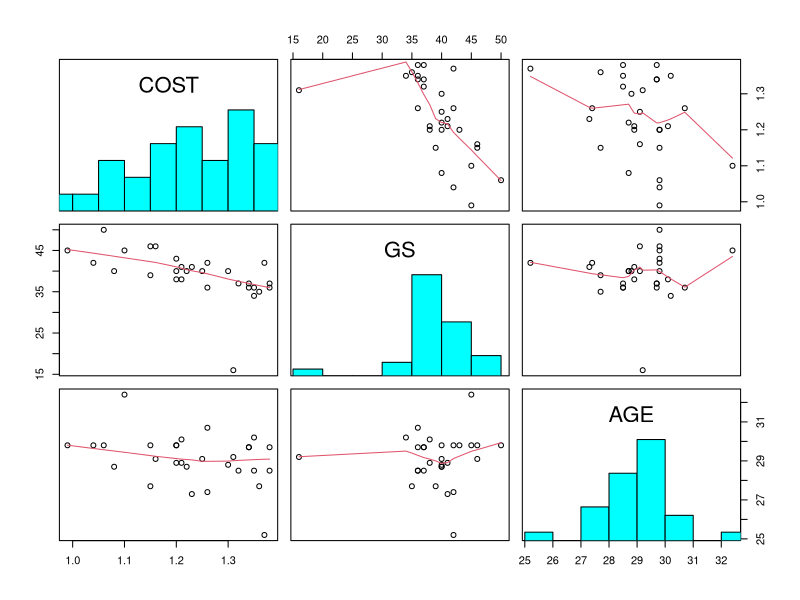
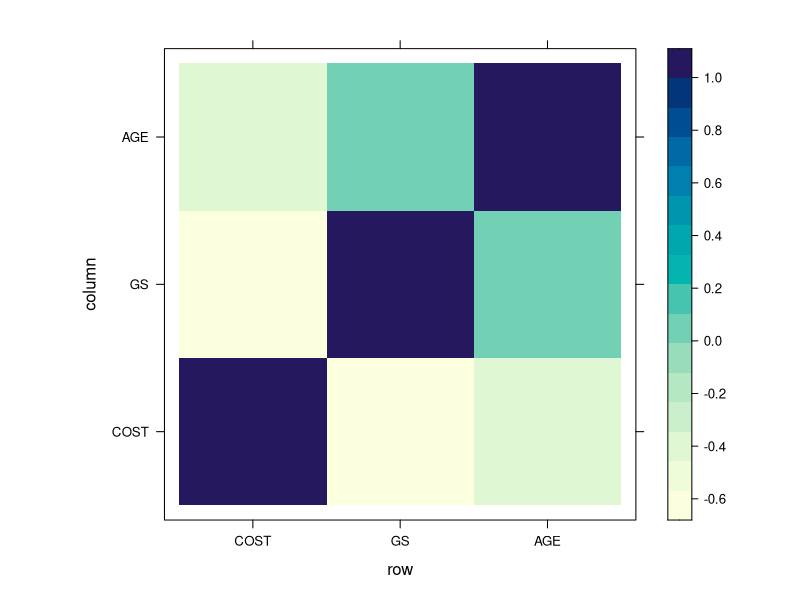
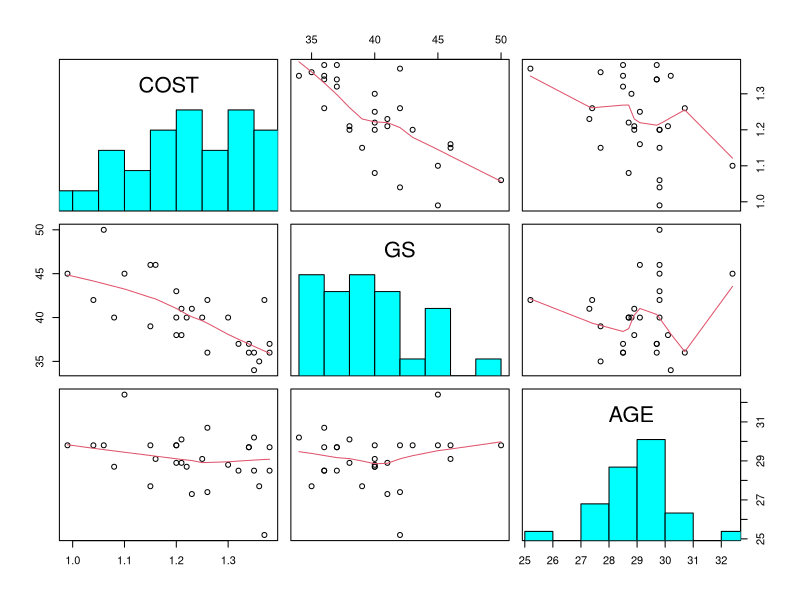
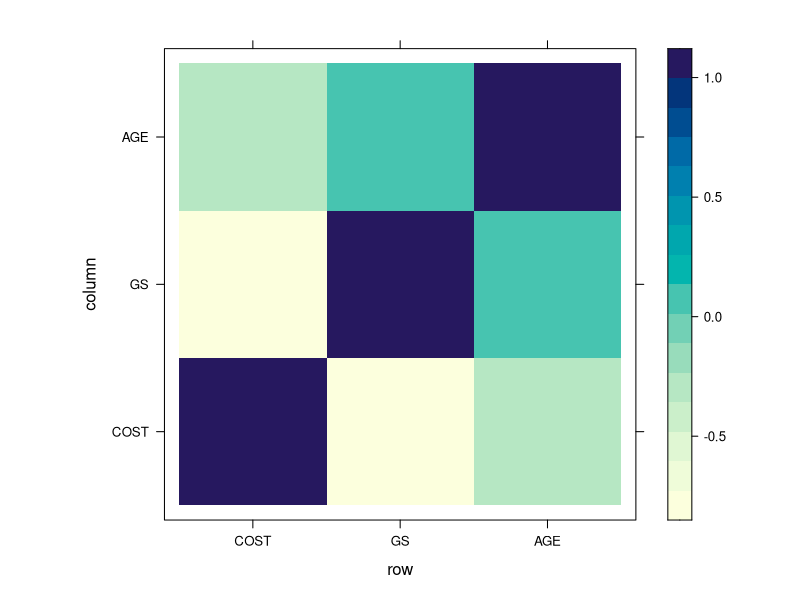

Source code (R) for these figures, in order:
## ---- chunk 1
# R options
options(
  htmltools.dir.version = FALSE, # for blogdown
  show.signif.stars = FALSE,     # for regression output
  warm = 1
  )
# Set dpi and height for images
library(knitr)
knitr::opts_chunk$set(fig.height = 2.65, dpi = 300,fig.align='center',fig.show='hold',size='footnotesize', small.mar=TRUE) 
# For nonsese...
htmltools::tagList(rmarkdown::html_dependency_font_awesome())
## ---- chunk 2
require(lattice)
library(pls)
library(calibrate)
library(mvtnorm)
## ---- chunk 3
#require(lattice)
#library(pls)
#library(calibrate)
#library(mvtnorm)

###### Data
Data <- read.table("data/costs.txt",header=TRUE)[,-9]
head(Data)
## ---- chunk 4
###### Very basic EDA
panel.hist <- function(x, ...)
{
  usr <- par("usr"); on.exit(par(usr))
  par(usr = c(usr[1:2], 0, 1.5) )
  h <- hist(x, plot = FALSE)
  breaks <- h$breaks; nB <- length(breaks)
  y <- h$counts; y <- y/max(y)
  rect(breaks[-nB], 0, breaks[-1], y, col = "cyan", ...)
}
pairs((Data[,c("COST","GS","AGE")]), panel=panel.smooth,diag.panel=panel.hist)
## ---- chunk 5
levelplot(cor(Data[,c("COST","GS","AGE")])) #Check correlation
## ---- chunk 6
###### Very basic EDA
panel.hist <- function(x, ...)
{
  usr <- par("usr"); on.exit(par(usr))
  par(usr = c(usr[1:2], 0, 1.5) )
  h <- hist(x, plot = FALSE)
  breaks <- h$breaks; nB <- length(breaks)
  y <- h$counts; y <- y/max(y)
  rect(breaks[-nB], 0, breaks[-1], y, col = "cyan", ...)
}
pairs((Data[-19,c("COST","GS","AGE")]), panel=panel.smooth,diag.panel=panel.hist)
## ---- chunk 7
levelplot(cor(Data[-19,c("COST","GS","AGE")])) #Check correlation
## ---- chunk 8
###### g-Prior: with g=n using full model
# Data summaries
X <- cbind(1,as.matrix(Data[-19,c("GS","AGE")])) #remove potential outlier
Y <- matrix(Data$COST[-19],ncol=1)
n <- length(Y)
p <- ncol(X)
g <- n

# OLS estimates
beta_ols <- solve(t(X)%*%X)%*%t(X)%*%Y
round(t(beta_ols),4)
SSR_beta_ols <- (t(Y - (X%*%beta_ols)))%*%(Y - (X%*%beta_ols))
sigma_ols <- SSR_beta_ols/(n-p)
sigma_ols

# Hyperparameters for the priors
#sigma_0_sq <- sigma_ols
sigma_0_sq <- 1/100
nu_0 <- 1

# Set number of iterations
S <- 10000
## ---- chunk 9
set.seed(1234)

# Sample sigma_sq
nu_n <- nu_0 + n
Hg <- (g/(g+1))* X%*%solve(t(X)%*%X)%*%t(X)
SSRg <- t(Y)%*%(diag(1,nrow=n) - Hg)%*%Y
nu_n_sigma_n_sq <- nu_0*sigma_0_sq + SSRg
sigma_sq <- 1/rgamma(S,(nu_n/2),(nu_n_sigma_n_sq/2))

# Sample beta
mu_n <- g*beta_ols/(g+1)
beta <- matrix(nrow=S,ncol=p)
for(s in 1:S){
  Sigma_n <- g*sigma_sq[s]*solve(t(X)%*%X)/(g+1)
  beta[s,] <- rmvnorm(1,mu_n,Sigma_n)
}

#posterior summaries
colnames(beta) <- colnames(X)
mean_beta <- apply(beta,2,mean)
round(mean_beta,4)
round(apply(beta,2,function(x) quantile(x,c(0.025,0.975))),4) 
